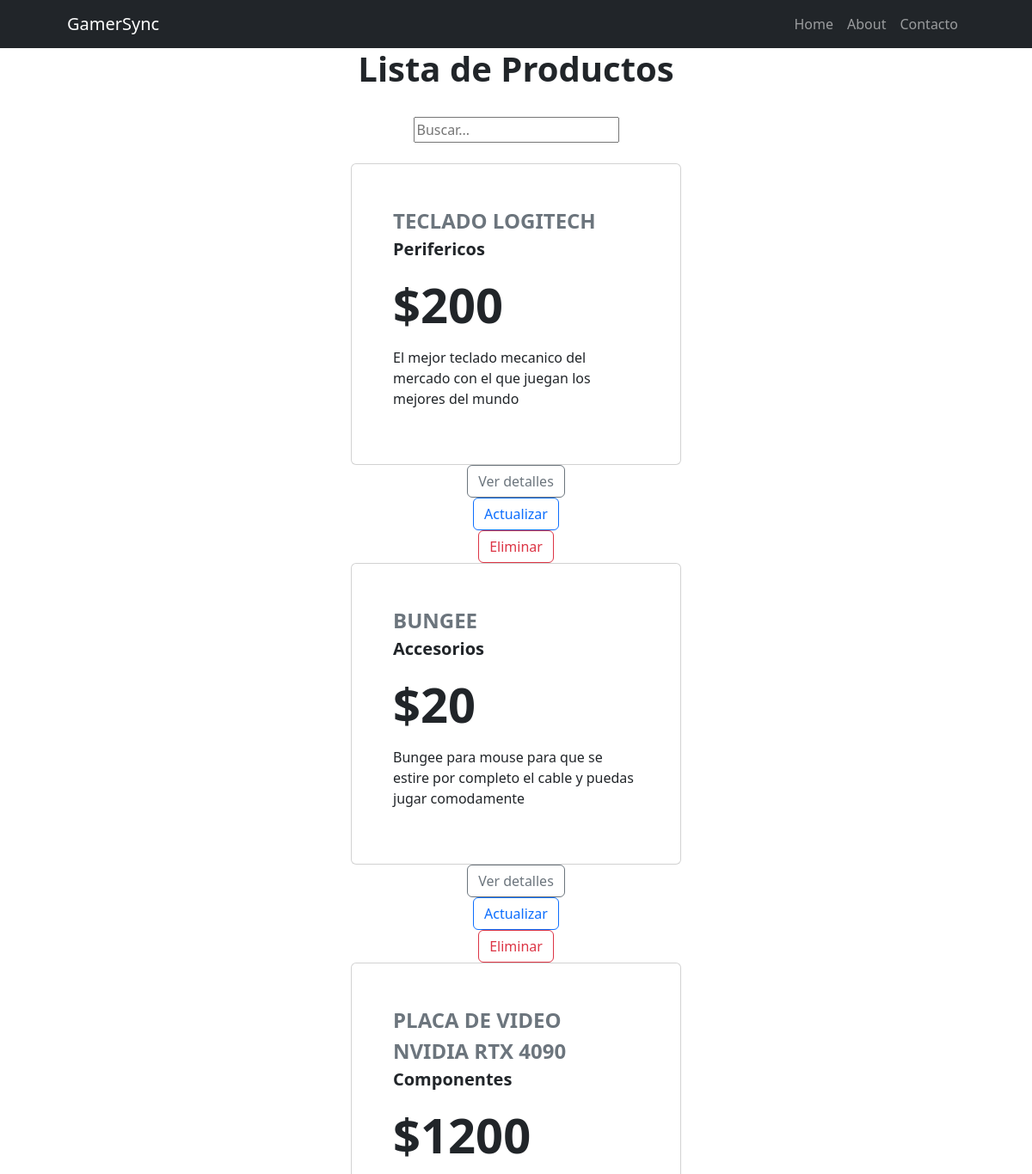
Page /productos/producto/list/ (upper part) on the earlier database version.
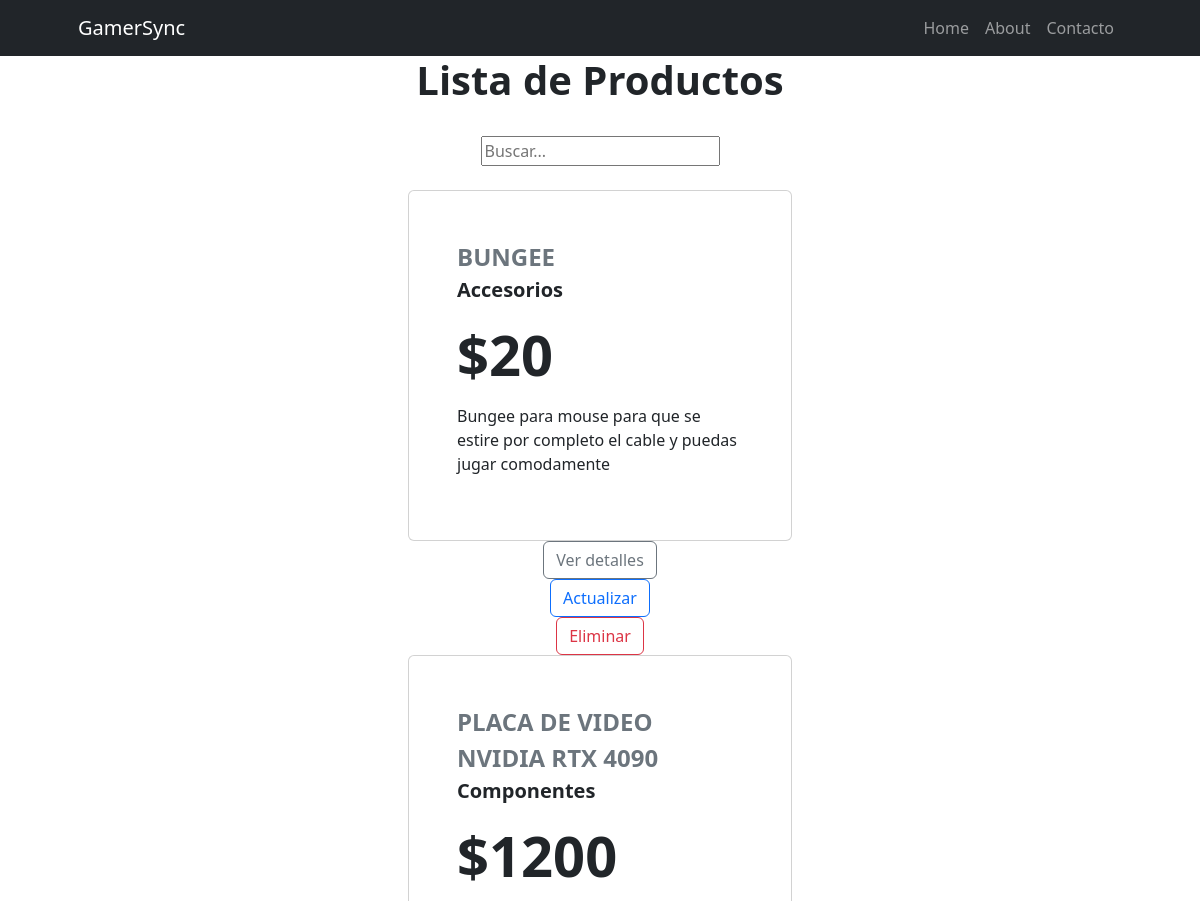
Same page on the later database version.
### apps/productos/models.py (models this page shows, shortened)
class Producto(models.Model):
    nombre = models.CharField(max_length=50, null=False)
    precio = models.PositiveIntegerField(null=False)
    cantidad = models.PositiveBigIntegerField(null=False)
    fecha_actualizacion = models.DateField(default=timezone.now, null=False)
    descripcion = models.CharField(max_length=250, null=True)
    categoria = models.ForeignKey(Categoria, on_delete=models.PROTECT)

class Categoria(models.Model):
    nombre = models.CharField(max_length=50, null=False)
    descripcion = models.CharField(max_length=100, null=True)
    def __str__(self):
        return self.nombre

### apps/productos/views.py (the view)
# urls.py: path('producto/list/', views.ProductoList.as_view(), name='producto_list'),
class ProductoList(ListView):
    model = models.Producto
    def get_queryset(self) -> QuerySet[Any]:
        if self.request.GET.get('consulta'):
            consulta = self.request.GET.get('consulta')
            object_list = models.Producto.objects.filter(nombre__icontains=consulta)
        else:
            object_list = models.Producto.objects.all()
        return object_list

### apps/productos/templates/productos/producto_list.html
{% extends 'productos/index.html' %}
{% block TITULO %}
    <h1 class="text-center display-6 fw-bold">Lista de Productos</h1>
{% endblock TITULO %}
{% block INDEX_CONTENIDO %}
    {% if object_list %}
        <div class="py-lg-4 text-center ">
            <form action="{% url 'productos:producto_list' %}" method="get">
                <input type="text" name="consulta" placeholder="Buscar...">
            </form>
        </div>
        {% for object in object_list %}
            <div class="row justify-content-center">
                {% include 'Home/card.html' with card=object.nombre card_categoria=object.categoria card_precio=object.precio card_descripcion=object.descripcion%}
                <div class="d-grid row justify-content-center"><a class="btn btn-outline-secondary" href="{% url 'productos:producto_detail' object.id%}">
                    Ver detalles</a></div>
                <div class="d-grid row justify-content-center"><a class="btn btn-outline-primary" href="{% url 'productos:producto_update' object.id%}">
                    Actualizar</a></div>
                <div class="d-grid row justify-content-center"><a class="btn btn-outline-danger" href="{% url 'productos:producto_delete' object.id%}">
                    Eliminar</a></div>
            </div>
        {% endfor %}
    {% else %}
        <p class="fs-4 fst-italic ">No hay registros ingresados</p>
    {% endif %}
{% endblock INDEX_CONTENIDO %}

### apps/productos/templates/productos/index.html (shortened to what this page needs)
{% extends 'Home/index.html' %}

### apps/Home/templates/Home/index.html (shortened to what this page needs)
{% extends 'Home/base.html' %}
{% load static %}
{% block BASE_CONTENIDO %}
    {% block TITULO %}
    {% endblock TITULO %}
    {% block INDEX_CONTENIDO %}{% endblock INDEX_CONTENIDO %}
{% endblock BASE_CONTENIDO %}

### apps/Home/templates/Home/base.html (shortened to what this page needs)
{% load static %}
<!DOCTYPE html>
<html lang="es">
    <head>
        <link href="https://cdn.jsdelivr.net/npm/bootstrap-icons@1.4.1/font/bootstrap-icons.css" rel="stylesheet" />
        <link href="{% static 'Home/css/styles.css' %}" rel="stylesheet" />
    </head>
    <body>
        {% include 'Home/navbar.html' %}
            {% block BASE_CONTENIDO %}
            {% endblock BASE_CONTENIDO %}
    </body>
</html>

### apps/Home/templates/Home/navbar.html (shortened to what this page needs)
{% load static %}
<nav class="navbar navbar-expand-lg navbar-dark bg-dark">
    <div class="container px-5">
        <a class="navbar-brand" href="{% url 'Home:home' %}">GamerSync</a>
        <div class="collapse navbar-collapse" id="navbarSupportedContent">
            <ul class="navbar-nav ms-auto mb-2 mb-lg-0">
                <li class="nav-item"><a class="nav-link {% if request.path == "/" %} active {% endif %}" aria-current="page" href="{% url 'Home:home' %}">Home</a></li>
                {% if user.is_authenticated %}
                    <li class="nav-item"><a class="nav-link" href="{% url 'productos:index' %}">Productos</a></li>
                    <li class="nav-item"><a class="nav-link text-bg-info">{{ user.username }}</a></li>
                    <li class="nav-item"><a class="nav-link" href="{% url 'Home:logout' %}">Cerrar Sesión</a></li>
                {% else %}
                    <li class="nav-item"><a class="nav-link" href="{% url 'Home:about' %}">About</a></li>
                    <li class="nav-item"><a class="nav-link" href="http://wa.me/3534081664">Contacto</a></li>
                {% endif %}
            </ul>
        </div>
    </div>
</nav>

### apps/Home/templates/Home/card.html (shortened to what this page needs)
<div class="col-lg-6 col-xl-4">
    <div class="card mb-5 mb-xl-0">
        <div class="card-body p-5">
            <div class="fs-4 text-uppercase fw-bold text-muted">{{ card }}</div>
            <div class="mb-3">
                <p class="fw-bold fs-5 ">{{ card_categoria }}</p>
                <span class="display-4 fw-bold">${{ card_precio }}</span>
            </div>
            <div>
                <p>{{ card_descripcion }}</p>
            </div>
        </div>
    </div>
</div>

Differences in the rows shown:
removed Producto: nombre "TECLADO LOGITECH", precio "200", descripcion "El mejor teclado mecanico del mercado con el que juegan los mejores del mundo"
no longer on this page (row unchanged): Categoria: nombre "Perifericos"
